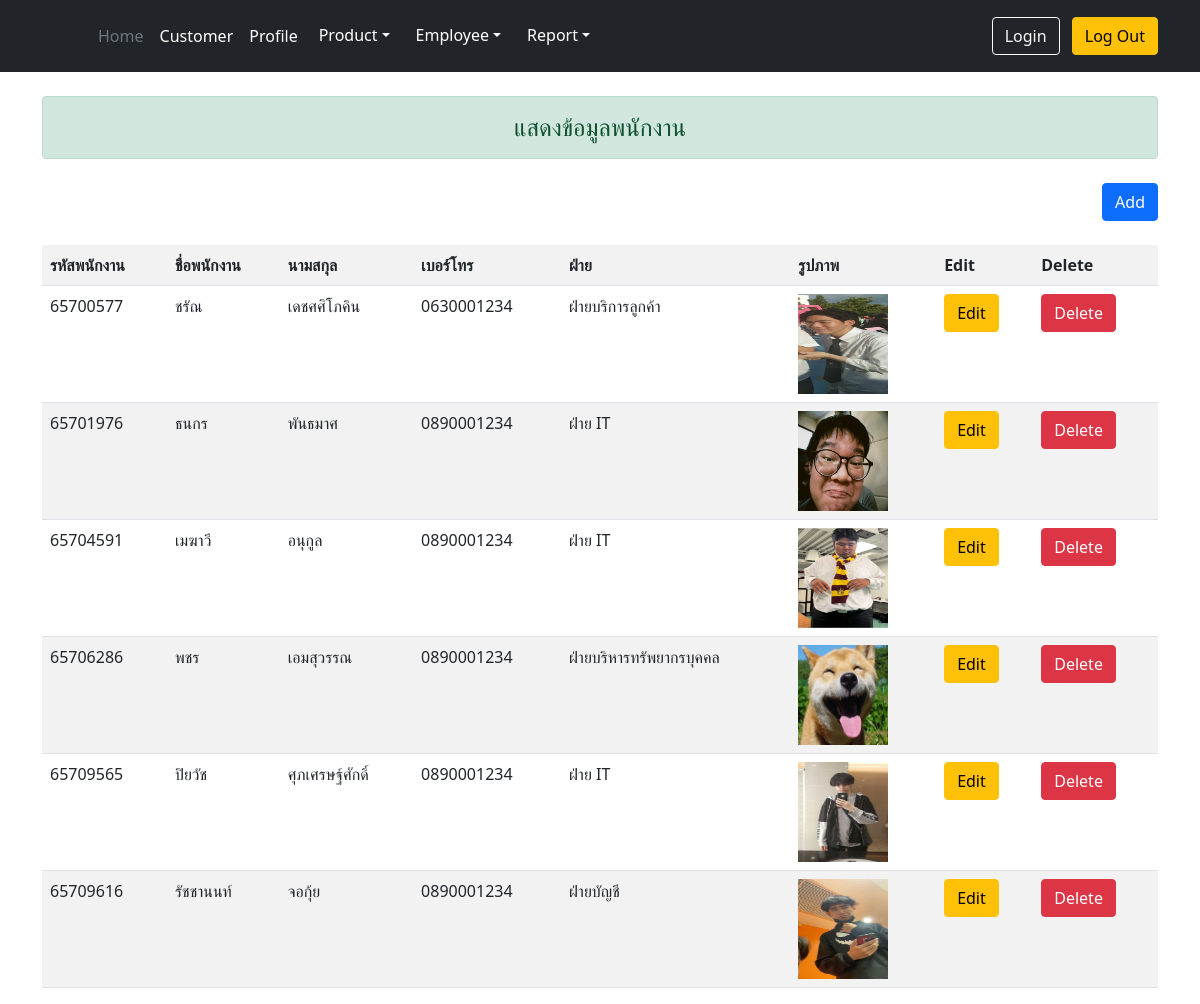
Screenshot of /admin/show_employee.php with the database file from the repository.
### tables this page shows
CREATE TABLE `employee` (
  `emp_id` int(8) UNSIGNED ZEROFILL NOT NULL,
  `emp_name` varchar(30) DEFAULT NULL,
  `emp_lastname` varchar(30) DEFAULT NULL,
  `pos_id` int(3) DEFAULT NULL,
  `emp_telephone` varchar(10) DEFAULT NULL,
  `username` varchar(10) NOT NULL,
  `password` varchar(128) NOT NULL,
  `emp_img` varchar(30) DEFAULT NULL
);

CREATE TABLE `job_position` (
  `pos_id` int(3) UNSIGNED ZEROFILL NOT NULL,
  `pos_name` varchar(30) DEFAULT NULL
);

### admin/show_employee.php (the view, shortened to what this page needs)
<?php
include 'condb.php';
?>
<!DOCTYPE html>
<html lang="en">
<head>
<link href="css/bootstrap.min.css" rel="stylesheet" >
</head>
<body>
<?php include 'menu.php'?>
<div class="container">
<div class=" h4 text-center alert alert-success mb-4 mt-4 "
role="alert"> แสดงข้อมูลพนักงาน </div>
<div class="text-end">
    <a class="btn btn-primary mb-4" href="fr_employee.php" role="button">Add</a>
</div>
<table class="table table-striped">
<tr>
<th>รหัสพนักงาน</th>
<th>ชื่อพนักงาน</th>
<th>นามสกุล</th>
<th>เบอร์โทร</th>
<th>ฝ่าย</th>
<th>รูปภาพ</th>
<th>Edit</th>
<th>Delete</th>
</tr>
<?php
$sql = "SELECT * FROM employee e,job_position j where e.pos_id = j.pos_id";
$result=mysqli_query($conn,$sql);
while($row=mysqli_fetch_array($result)){
?>
<tr>
<td><?=$row["emp_id"]?></td>
<td><?=$row["emp_name"]?></td>
<td><?=$row["emp_lastname"]?></td>
<td><?=$row["emp_telephone"]?></td>
<td><?=$row["pos_name"]?></td>
<td><img src="image/<?=$row['emp_img']?>" width=" 90 px" height="100px"></td>
<td><a class="btn btn-warning mb-4" href="edit_employee.php?id=<?=$row["emp_id"]?>" role="button">Edit</a></td>
<td><a class="btn btn-danger mb-4" href="dl_employee.php?id=<?=$row["emp_id"]?>"onclick="Del(this.href);return false;" role="button">Delete</a></td>
</tr>
<?php
}
?>
</table>
</div>
</body>
</html>

### rows the page displays
employee: emp_id "65700577", emp_name "ชรัณ", emp_lastname "เดชศศิโภคิน", emp_telephone "0630001234", pos.pos_name "ฝ่ายบริการลูกค้า", emp_img (picture)
employee: emp_id "65701976", emp_name "ธนกร", emp_lastname "พันธมาศ", emp_telephone "0890001234", pos.pos_name "ฝ่าย IT", emp_img (picture)
employee: emp_id "65704591", emp_name "เมฆาวี", emp_lastname "อนุกูล", emp_telephone "0890001234", pos.pos_name "ฝ่าย IT", emp_img (picture)
employee: emp_id "65706286", emp_name "พชร", emp_lastname "เอมสุวรรณ", emp_telephone "0890001234", pos.pos_name "ฝ่ายบริหารทรัพยากรบุคคล", emp_img (picture)
employee: emp_id "65709565", emp_name "ปิยวัช", emp_lastname "ศุภเศรษฐ์ศักดิ์", emp_telephone "0890001234", pos.pos_name "ฝ่าย IT", emp_img (picture)
employee: emp_id "65709616", emp_name "รัชชานนท์", emp_lastname "จอกุ้ย", emp_telephone "0890001234", pos.pos_name "ฝ่ายบัญชี", emp_img (picture)
